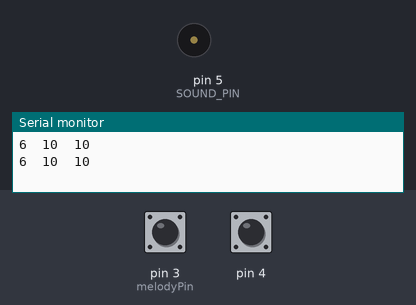
The program below on a simulated Arduino Mega 2560, built with avr-gcc and run on an emulated ATmega2560. On the bench: buzzer (waves = sounding), the last lines printed to the serial monitor. The test bench sets the inputs (shaded band); at power-on: pin 4 HIGH, pin 3 (melodyPin) HIGH.

Above: at 1.2 s.
1.3 s: pin 4 pulled LOW for 1 s
At 2.0 s:
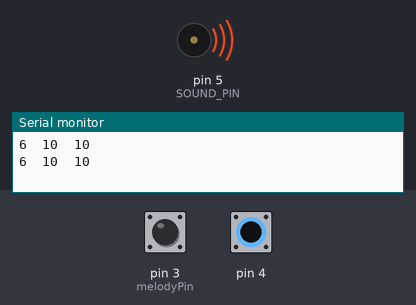
3.9 s: pin 3 (melodyPin) pulled LOW for 0.15 s
At 4.7 s:
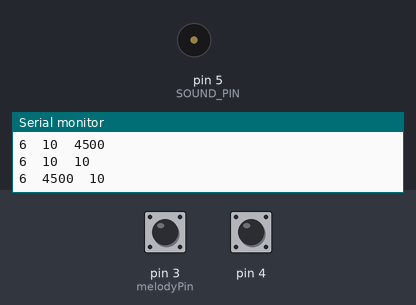
5.5 s: pin 3 (melodyPin) pulled LOW for 3.2 s
At 6.7 s:
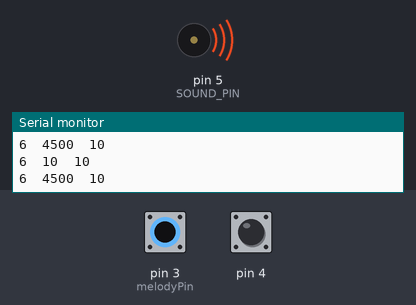
10.2 s: pin 4 pulled LOW for 3.2 s
At 14.8 s:
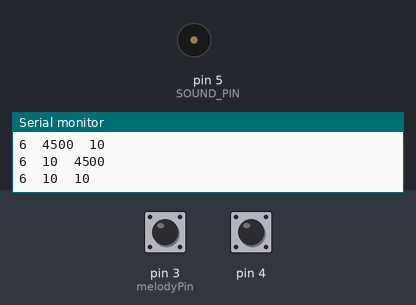
Timing chart, 0 to 16.0 s (numbered marks = the images above; inputs shaded):
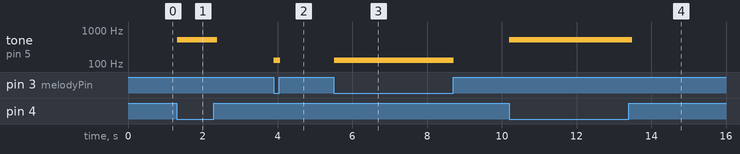

The program:

main.cpp
```cpp
#include <Arduino.h>
#include <CapacitiveSensor.h>
#include <SD.h>
#include <SPI.h>

#define melodyPin 3
// int melody[] = { NOTE_E7, NOTE_E7, 0, NOTE_E7, 0, NOTE_C7, NOTE_E7, 0, NOTE_G7, 0, 0, 0, NOTE_G6, 0, 0, 0,
// NOTE_C7, 0, 0, NOTE_G6, 0, 0, NOTE_E6, 0, 0, NOTE_A6, 0, NOTE_B6, 0, NOTE_AS6, NOTE_A6, 0,
// NOTE_G6, NOTE_E7, NOTE_G7, NOTE_A7, 0, NOTE_F7, NOTE_G7, 0, NOTE_E7, 0,NOTE_C7, NOTE_D7, NOTE_B6, 0, 0,
// NOTE_C7, 0, 0, NOTE_G6, 0, 0, NOTE_E6, 0, 0, NOTE_A6, 0, NOTE_B6, 0, NOTE_AS6, NOTE_A6, 0,
// NOTE_G6, NOTE_E7, NOTE_G7, NOTE_A7, 0, NOTE_F7, NOTE_G7, 0, NOTE_E7, 0,NOTE_C7, NOTE_D7, NOTE_B6, 0, 0 };

#define SOUND_PIN 5

int tempo[] = { 12, 12, 12, 12, 12, 12, 12, 12, 12, 12, 12, 12, 12, 12, 12, 12,
12, 12, 12, 12, 12, 12, 12, 12, 12, 12, 12, 12, 12, 12, 12, 12,
9, 9, 9, 12, 12, 12, 12, 12, 12, 12, 12, 12, 12, 12, 12,
12, 12, 12, 12, 12, 12, 12, 12, 12, 12, 12, 12, 12, 12, 12, 12,
9, 9, 9, 12, 12, 12, 12, 12, 12, 12, 12, 12, 12, 12, 12, };

CapacitiveSensor   cs_2_3 = CapacitiveSensor(2,3);        // 10M resistor between pins 4 & 2, pin 2 is sensor pin, add a wire and or foil if desired
CapacitiveSensor   cs_2_4 = CapacitiveSensor(2,4);        // 10M resistor between pins 4 & 6, pin 6 is sensor pin, add a wire and or foil


void setup() {
  // cs_4_2.set_CS_AutocaL_Millis(0xFFFFFFFF);
  Serial.begin(57600);
  // pinMode(SOUND_PIN, OUTPUT);
}

void loop() {
  // digitalWrite(SOUND_PIN, LOW);
  long start = millis();
  long total1 =  cs_2_3.capacitiveSensor(30);
  long total2 =  cs_2_4.capacitiveSensor(30);
  if(millis() % 1000 < 10){
    Serial.print(millis() - start);
    Serial.print("\t");
    Serial.print(total1);
    Serial.print("\t");
    Serial.print(total2);
    Serial.print("\n");
  }
  if(total1 > 100){
    // digitalWrite(SOUND_PIN, HIGH);
    for(int i = 0; i < 10; i++){
      tone(SOUND_PIN, 85+5*i, 10);
    }
  }
  if(total2 > 100){
    tone(SOUND_PIN, 524, 100);
  }

  delay(10);
}
```

Measured:
- after the input at 1.3 s, tone on pin 5 (SOUND_PIN): silent → 524 Hz at once, → silent 1.1 s later
- after the input at 3.9 s, tone on pin 5 (SOUND_PIN): silent → 130 Hz at once, → silent 0.16 s later
- after the input at 5.5 s, tone on pin 5 (SOUND_PIN): silent → 130 Hz at once, → silent 3.2 s later
- after the input at 10.2 s, tone on pin 5 (SOUND_PIN): silent → 524 Hz at once, → silent 3.3 s later
